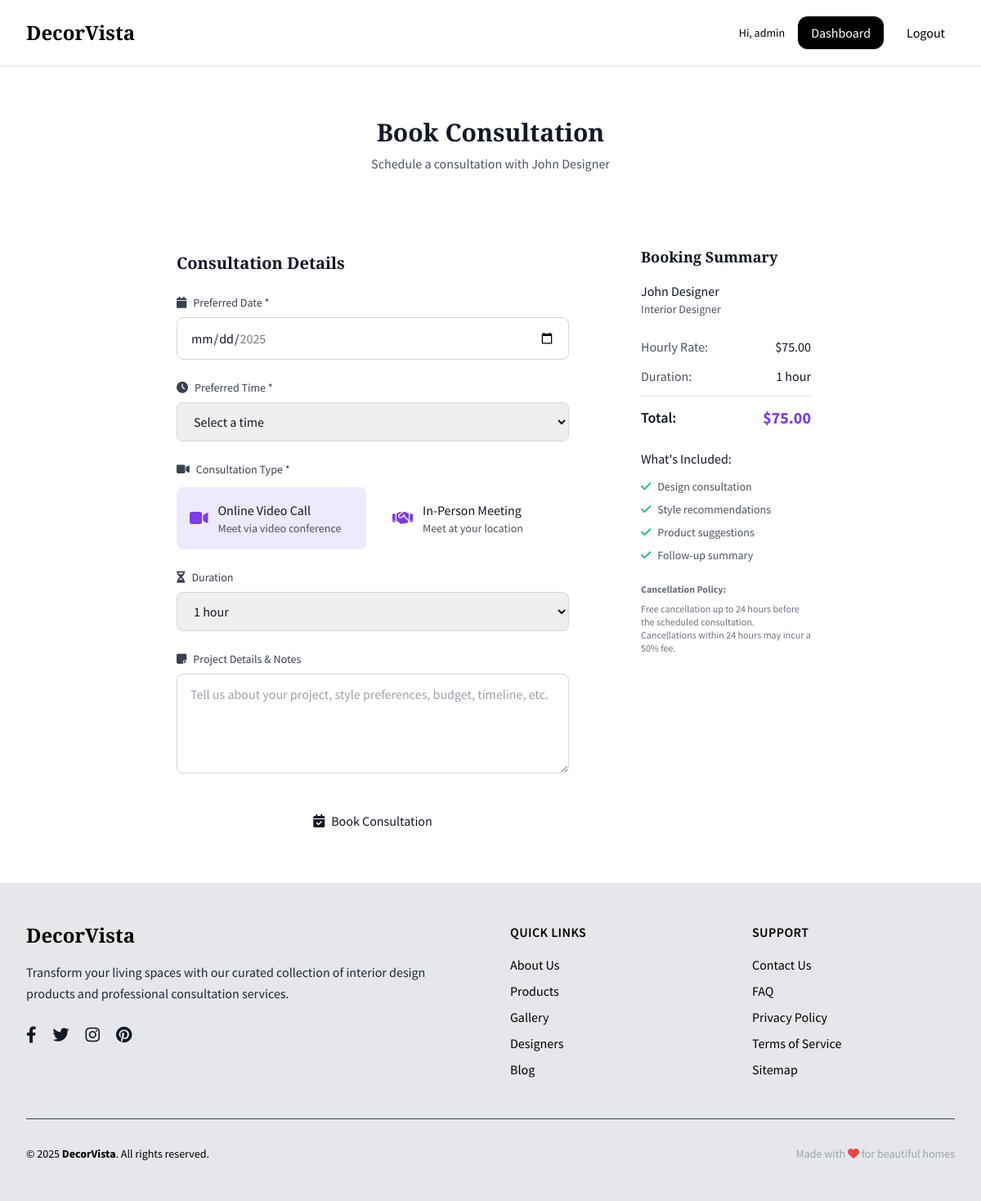
Screenshot of /book-consultation.php?designer_id=1 (signed in) with the database file from the repository.
### tables this page shows
CREATE TABLE `users` (
  `user_id` int(11) NOT NULL,
  `username` varchar(50) NOT NULL,
  `email` varchar(100) NOT NULL,
  `password` varchar(255) NOT NULL,
  `role` enum('homeowner','designer','admin') NOT NULL DEFAULT 'homeowner',
  `is_active` tinyint(1) NOT NULL DEFAULT 1,
  `created_at` timestamp NOT NULL DEFAULT current_timestamp(),
  `updated_at` timestamp NOT NULL DEFAULT current_timestamp() ON UPDATE current_timestamp()
);

CREATE TABLE `user_details` (
  `detail_id` int(11) NOT NULL,
  `user_id` int(11) NOT NULL,
  `first_name` varchar(50) DEFAULT NULL,
  `last_name` varchar(50) DEFAULT NULL,
  `phone` varchar(20) DEFAULT NULL,
  `address` text DEFAULT NULL,
  `profile_image` varchar(255) DEFAULT NULL,
  `created_at` timestamp NOT NULL DEFAULT current_timestamp(),
  `updated_at` timestamp NOT NULL DEFAULT current_timestamp() ON UPDATE current_timestamp()
);

CREATE TABLE `interior_designers` (
  `designer_id` int(11) NOT NULL,
  `user_id` int(11) NOT NULL,
  `first_name` varchar(50) NOT NULL,
  `last_name` varchar(50) NOT NULL,
  `phone` varchar(20) DEFAULT NULL,
  `address` text DEFAULT NULL,
  `years_experience` int(11) DEFAULT 0,
  `specialization` varchar(100) DEFAULT NULL,
  `portfolio_url` varchar(255) DEFAULT NULL,
  `bio` text DEFAULT NULL,
  `hourly_rate` decimal(10,2) DEFAULT NULL,
  `is_verified` tinyint(1) NOT NULL DEFAULT 0,
  `rating` decimal(3,2) DEFAULT 0.00,
  `total_reviews` int(11) DEFAULT 0,
  `created_at` timestamp NOT NULL DEFAULT current_timestamp(),
  `updated_at` timestamp NOT NULL DEFAULT current_timestamp() ON UPDATE current_timestamp(),
  `availability_status` enum('available','busy','unavailable') NOT NULL DEFAULT 'available'
);

### config/database.php (called while the page is built, shortened)
<?php
class Database {
    private $host = 'localhost';
    private $username = 'root';
    private $password = '';
    private $database = 'decorvista';
    private $connection;
    private function connect() {
        try {
            $this->connection = new mysqli($this->host, $this->username, $this->password, $this->database);
            $this->connection->set_charset("utf8mb4");
        } catch (mysqli_sql_exception $e) {
            die("Database connection failed: " . $e->getMessage());
        }
    }
    public function prepare($query) {
        try {
            return $this->connection->prepare($query);
        } catch (mysqli_sql_exception $e) {
            error_log("Prepare failed: " . $e->getMessage());
            return false;
        }
    }
}
$db = new Database();
?>

### config/config.php (called while the page is built, shortened)
<?php
require_once 'database.php';
function formatPrice($price) {
    return '$' . number_format($price, 2);
}
?>

### book-consultation.php (the view, shortened to what this page needs)
<?php
require_once 'config/config.php';
$designer_id = (int)($_GET['designer_id'] ?? 0);
$designer_query = "SELECT u.user_id, ud.first_name, ud.last_name, id.designer_id, id.hourly_rate, id.availability_status
                   FROM users u
                   JOIN user_details ud ON u.user_id = ud.user_id
                   JOIN interior_designers id ON u.user_id = id.user_id
                   WHERE id.designer_id = ? AND u.is_active = 1";
$stmt = $db->prepare($designer_query);
$stmt->bind_param("i", $designer_id);
$stmt->execute();
$designer = $stmt->get_result()->fetch_assoc();
$hourly_rate = $designer['hourly_rate'] ?? 0;
include 'includes/header.php';
?>
<div class="max-w-4xl mx-auto px-4 sm:px-6 lg:px-8 py-8">
    <div class="glass rounded-2xl p-8 mb-8">
        <div class="text-center">
            <h1 class="font-heading text-3xl font-bold text-gray-900 mb-2">Book Consultation</h1>
            <p class="text-gray-600">
                Schedule a consultation with <?php echo htmlspecialchars($designer['first_name'] . ' ' . $designer['last_name']); ?>
            </p>
        </div>
    </div>
    <div class="grid grid-cols-1 lg:grid-cols-3 gap-8">
        <div class="lg:col-span-2">
            <div class="glass rounded-xl p-8">
                <h2 class="font-heading text-xl font-semibold text-gray-900 mb-6">Consultation Details</h2>
                <form method="POST" action="" class="space-y-6">
                    <div>
                        <label for="consultation_date" class="block text-sm font-medium text-gray-700 mb-2">
                            <i class="fas fa-calendar mr-2"></i>Preferred Date *
                        </label>
                        <input type="date" id="consultation_date" name="consultation_date" required
                               min="<?php echo date('Y-m-d', strtotime('+1 day')); ?>"
                               max="<?php echo date('Y-m-d', strtotime('+30 days')); ?>"
                               class="w-full px-4 py-3 border border-gray-300 rounded-lg focus:ring-2 focus:ring-purple-500 focus:border-transparent glass transition-all duration-300"
                               value="<?php echo htmlspecialchars($_POST['consultation_date'] ?? ''); ?>">
                    </div>
                    <div>
                        <label for="consultation_time" class="block text-sm font-medium text-gray-700 mb-2">
                            <i class="fas fa-clock mr-2"></i>Preferred Time *
                        </label>
                        <select id="consultation_time" name="consultation_time" required
                                class="w-full px-4 py-3 border border-gray-300 rounded-lg focus:ring-2 focus:ring-purple-500 focus:border-transparent glass">
                            <option value="">Select a time</option>
                        </select>
                    </div>
                    <div>
                        <label class="block text-sm font-medium text-gray-700 mb-3">
                            <i class="fas fa-video mr-2"></i>Consultation Type *
                        </label>
                        <div class="grid grid-cols-1 md:grid-cols-2 gap-4">
                            <label class="glass rounded-lg p-4 cursor-pointer hover:bg-purple-50 transition-colors">
                                <div class="flex items-center">
                                    <i class="fas fa-video text-purple-600 text-xl mr-3"></i>
                                    <div>
                                        <div class="font-medium text-gray-900">Online Video Call</div>
                                        <div class="text-sm text-gray-600">Meet via video conference</div>
                                    </div>
                                </div>
                            </label>
                            <label class="glass rounded-lg p-4 cursor-pointer hover:bg-purple-50 transition-colors">
                                <div class="flex items-center">
                                    <i class="fas fa-handshake text-purple-600 text-xl mr-3"></i>
                                    <div>
                                        <div class="font-medium text-gray-900">In-Person Meeting</div>
                                        <div class="text-sm text-gray-600">Meet at your location</div>
                                    </div>
                                </div>
                            </label>
                        </div>
                    </div>
                    <div>
                        <label for="duration" class="block text-sm font-medium text-gray-700 mb-2">
                            <i class="fas fa-hourglass-half mr-2"></i>Duration
                        </label>
                        <select id="duration" name="duration"
                                class="w-full px-4 py-3 border border-gray-300 rounded-lg focus:ring-2 focus:ring-purple-500 focus:border-transparent glass"
                                onchange="updatePrice()">
                            <option value="60">1 hour</option>
                        </select>
                    </div>
                    <div>
                        <label for="notes" class="block text-sm font-medium text-gray-700 mb-2">
                            <i class="fas fa-sticky-note mr-2"></i>Project Details & Notes
                        </label>
                        <textarea id="notes" name="notes" rows="4"
                                  class="w-full px-4 py-3 border border-gray-300 rounded-lg focus:ring-2 focus:ring-purple-500 focus:border-transparent glass transition-all duration-300"
                                  placeholder="Tell us about your project, style preferences, budget, timeline, etc."><?php echo htmlspecialchars($_POST['notes'] ?? ''); ?></textarea>
                    </div>
                    <div class="pt-4">
                        <button type="submit" name="book_consultation" class="btn-primary w-full glass-hover">
                            <i class="fas fa-calendar-check mr-2"></i>Book Consultation
                        </button>
                    </div>
                </form>
            </div>
        </div>
        <div class="lg:col-span-1">
            <div class="glass rounded-xl p-6 sticky top-24">
                <h3 class="font-heading text-lg font-semibold text-gray-900 mb-4">Booking Summary</h3>
                <div class="mb-6">
                    <div class="font-medium text-gray-900">
                        <?php echo htmlspecialchars($designer['first_name'] . ' ' . $designer['last_name']); ?>
                    </div>
                    <div class="text-sm text-gray-600">Interior Designer</div>
                </div>
                <div class="space-y-3 mb-6">
                    <div class="flex justify-between">
                        <span class="text-gray-600">Hourly Rate:</span>
                        <span class="font-medium"><?php echo $hourly_rate ? formatPrice($hourly_rate) : 'Not set'; ?></span>
                    </div>
                    <div class="flex justify-between">
                        <span class="text-gray-600">Duration:</span>
                        <span class="font-medium" id="duration-display">1 hour</span>
                    </div>
                    <div class="border-t border-gray-200 pt-3">
                        <div class="flex justify-between items-center">
                            <span class="text-lg font-semibold text-gray-900">Total:</span>
                            <span class="text-xl font-bold text-purple-600" id="total-price">
                                <?php echo $hourly_rate ? formatPrice($hourly_rate) : 'Not set'; ?>
                            </span>
                        </div>
                    </div>
                </div>
                <div class="mb-6">
                    <h4 class="font-medium text-gray-900 mb-3">What's Included:</h4>
                    <ul class="text-sm text-gray-600 space-y-2">
                        <li class="flex items-center">
                            <i class="fas fa-check text-green-500 mr-2"></i>
                            Design consultation
                        </li>
                        <li class="flex items-center">
                            <i class="fas fa-check text-green-500 mr-2"></i>
                            Style recommendations
                        </li>
                        <li class="flex items-center">
                            <i class="fas fa-check text-green-500 mr-2"></i>
                            Product suggestions
                        </li>
                        <li class="flex items-center">
                            <i class="fas fa-check text-green-500 mr-2"></i>
                            Follow-up summary
                        </li>
                    </ul>
                </div>
                <div class="text-xs text-gray-500">
                    <p class="mb-2"><strong>Cancellation Policy:</strong></p>
                    <p>Free cancellation up to 24 hours before the scheduled consultation. Cancellations within 24 hours may incur a 50% fee.</p>
                </div>
            </div>
        </div>
    </div>
</div>
<?php include 'includes/footer.php'; ?>

### includes/header.php (style rules this page uses)
.font-heading { font-family: 'Playfair Display', serif; }
.font-body { font-family: 'Source Sans Pro', sans-serif; }

### rows the page displays
users: user_details.first_name+last_name "John Designer", interior_designers.hourly_rate "$75.00"

### other values shown
$_SESSION['firstname'] "admin"
